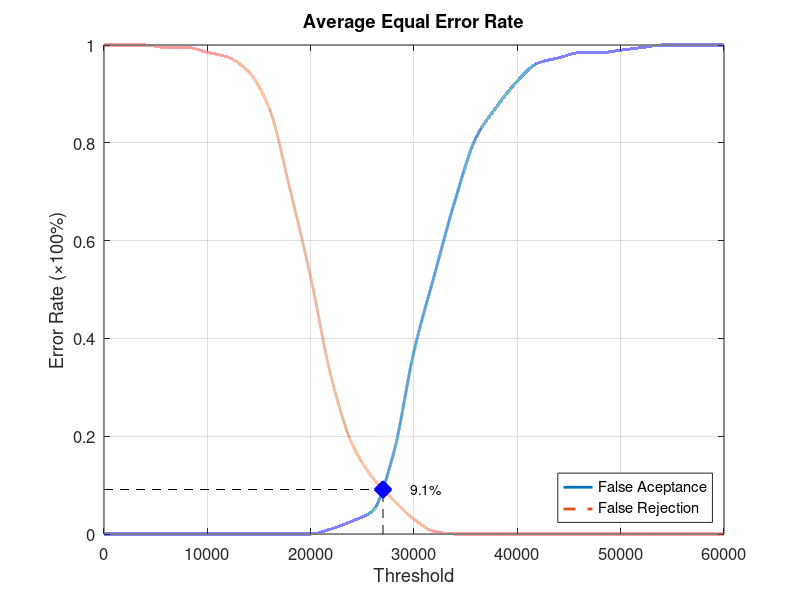
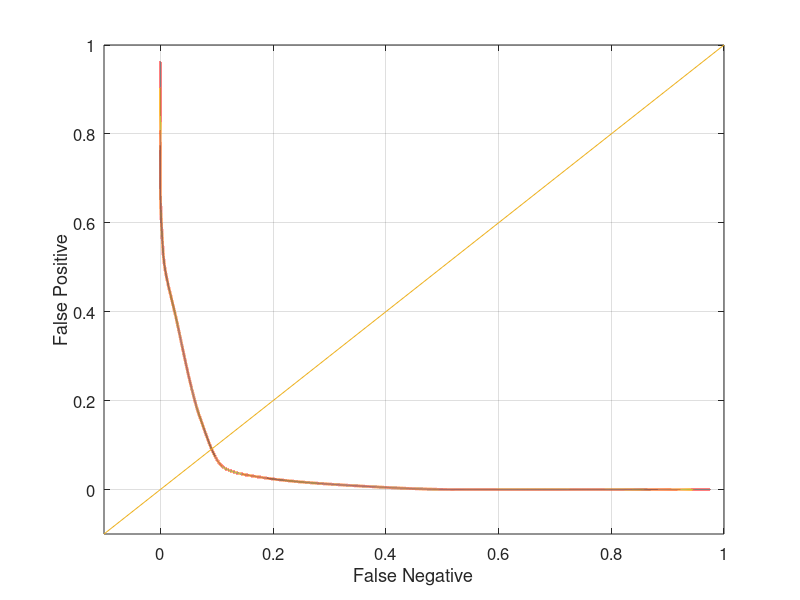

MATLAB code for these plots, in order:
function yEER = Database4_4
close all;
clear;
clc;
x = 0:2000:60000;
xq = 0:0.5:60000;

y0 = [0 0 0 0 0 0 0 0 0 0 0 0.0105263 0.0263158 0.0473684 0.163158 0.373684 0.531579 0.684211 0.810526 0.873684 0.926316 0.963158 0.973684 0.984211 0.984211 0.989474 0.994737 1 1 1 1];
yy0 = interp1(x, y0, xq, 'pchip');
y1 = [1 1 1 0.995 0.995 0.985 0.975 0.945 0.87 0.705 0.525 0.32 0.185 0.115 0.07 0.03 0.005 0 0 0 0 0 0 0 0 0 0 0 0 0 0];
yy1 = interp1(x, y1, xq, 'pchip');

% Calculating EER: 
y2 = abs(y0 - y1);
find(y2 == min(y2))
yy2 = abs(yy0 - yy1);
xEER = find(yy2 == min(yy2));
xEERIndex = xq(xEER) % X-axis EER
yEER = yy0(xEER) % Y-axis EER

main = figure
plot(xq, yy0,'-','LineWidth', 2);	hold on
plot(xq, yy1,'--','LineWidth', 2);	hold on
plot([xEERIndex xEERIndex], [0 yEER], 'k--');	hold on
plot([0 xEERIndex], [yEER yEER], 'k--');	hold on
plot(xEERIndex, yEER, 'bx', 'LineWidth', 10);	hold on
text(xEERIndex + 10 * xEERIndex / 100, yEER, [num2str(round((10000 * yEER)) / 100) '%'])
legend('False Aceptance', 'False Rejection', 'Location', 'SouthEast')
xlabel('Threshold')
ylabel('Error Rate (\times100%)')
title('Average Equal Error Rate')
set(gca, 'FontSize', 12)
axis([0 60000 0 1])
grid on

print(main, 'Database4_4Main', '-dpng');
FNRxFPR = figure('Color', [1 1 1]);
plot(yy1, yy0, '-', yy1, yy0, 'LineWidth', 2);
hold on
y = -0.1:0.1:1
plot(y, y); 
set(gca, 'FontSize', 12)
xlabel('False Negative')
ylabel('False Positive')
axis([-0.1 1 -0.1 1])
set(gca, 'FontSize', 12)
grid on

print(FNRxFPR, 'Database4_4FNRxFPR','-dpng');
end
